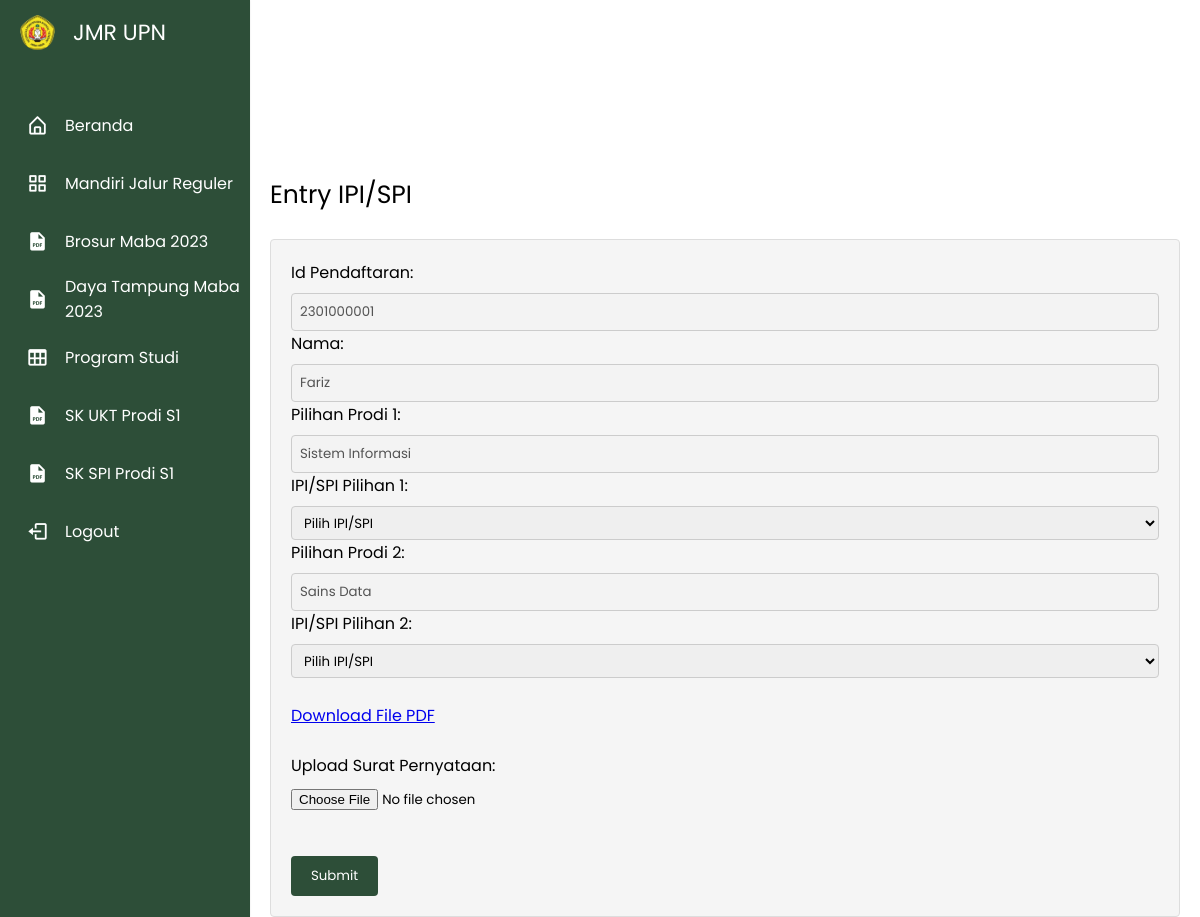
Page /jmr_ipispi.php (signed in) on the committed database.
### tables this page shows
CREATE TABLE `users` (
  `user_id` int(11) NOT NULL,
  `id_pendaftaran` varchar(11) NOT NULL,
  `nama` varchar(50) NOT NULL,
  `password` varchar(255) NOT NULL,
  `nomor_telepon` varchar(20) NOT NULL,
  `email` varchar(50) NOT NULL
);

CREATE TABLE `jurusan` (
  `jurusan_id` int(11) NOT NULL,
  `fakultas` varchar(255) NOT NULL,
  `prodi` varchar(255) NOT NULL
);

### jmr_ipispi.php (the view, shortened to what this page needs)
<?php
require_once 'koneksi.php';
$id_pendaftaran = $_SESSION['username'];
$sql_pengguna = "SELECT users.nama, j1.prodi AS program_studi1, j2.prodi AS program_studi2
                 FROM users
                 INNER JOIN jmr_programstudi ON users.id_pendaftaran = jmr_programstudi.id_pendaftaran
                 INNER JOIN jurusan j1 ON jmr_programstudi.program_studi1 = j1.jurusan_id
                 INNER JOIN jurusan j2 ON jmr_programstudi.program_studi2 = j2.jurusan_id
                 WHERE users.id_pendaftaran = '$id_pendaftaran'";
$result_pengguna = mysqli_query($conn, $sql_pengguna);
$row_pengguna = mysqli_fetch_assoc($result_pengguna);
$nama = $row_pengguna['nama'];
$prodi1 = $row_pengguna['program_studi1'];
$prodi2 = $row_pengguna['program_studi2'];
?>
<!DOCTYPE html>
<html lang="en">
<head>
    <link rel="stylesheet" href="style.css" />
    <link flex href="https://unpkg.com/boxicons@2.1.4/css/boxicons.min.css" rel="stylesheet" />
</head>
<body>
    <nav class="sidebar">
        <div class="logo_items flex">
            <span class="nav_image">
                <img src="Assets/Foto/logo_upn.png" alt="logo_img" />
            </span>
            <span class="logo_name">JMR UPN</span>
        </div>
        <div class="menu_container">
            <div class="menu_items">
                <ul class="menu_item">
                    <li class="item">
                        <a href="user.php" class="link flex">
                            <i class="bx bx-home-alt"></i>
                            <span>Beranda</span>
                        </a>
                    </li>
                    <li class="item">
                        <a href="jmr.php" class="link flex">
                            <i class="bx bx-grid-alt"></i>
                            <span>Mandiri Jalur Reguler</span>
                        </a>
                    </li>
                    <li class="item">
                        <a href="brosur maba 2023.pdf" class="link flex">
                            <i class="bx bxs-file-pdf"></i>
                            <span>Brosur Maba 2023</span>
                        </a>
                    </li>
                    <li class="item">
                        <a href="Salinan_Kep_Rektor_Daya_Tampung_Awal_Mahasiswa_Baru_Program_Sarjana_UPNV_Jawa_Timur_Tahun_2023.pdf"
                            class="link flex">
                            <i class="bx bxs-file-pdf"></i>
                            <span>Daya Tampung Maba <br>2023</span>
                        </a>
                    </li>
                    <li class="item">
                        <a href="programstudi.php" class="link flex">
                            <i class="bx bx-table"></i>
                            <span>Program Studi</span>
                        </a>
                    </li>
                    <li class="item">
                        <a href="Daftar_UKT_Prodi_S1.pdf" class="link flex">
                            <i class="bx bxs-file-pdf"></i>
                            <span>SK UKT Prodi S1</span>
                        </a>
                    </li>
                    <li class="item">
                        <a href="Daftar_SPI_Prodi_S1.pdf" class="link flex">
                            <i class="bx bxs-file-pdf"></i>
                            <span>SK SPI Prodi S1</span>
                        </a>
                    </li>
                    <li class="item">
                        <a href="logout.php" class="link flex">
                            <i class="bx bx-log-out"></i>
                            <span>Logout</span>
                        </a>
                    </li>
                </ul>
            </div>
        </div>
    </nav>
    <div class="content">
        <p class="judul">Entry IPI/SPI</p>
        <form method="post" action="" enctype="multipart/form-data" onsubmit="return confirmSubmit()">
            <label for="id_pendaftaran">Id Pendaftaran:</label>
            <input type="text" name="id_pendaftaran" value="<?php echo $id_pendaftaran; ?>" disabled>
            <br>
            <label for="nama">Nama:</label>
            <input type="text" name="nama" value="<?php echo $nama; ?>" disabled>
            <br>
            <label for="prodi1">Pilihan Prodi 1:</label>
            <input type="text" name="prodi1" value="<?php echo $prodi1; ?>" disabled>
            <br>
            <label for="ipi_spi1">IPI/SPI Pilihan 1:</label>
            <select name="ipi_spi1" required>
                <option value="">Pilih IPI/SPI</option>
            </select>
            <br>
            <label for="prodi2">Pilihan Prodi 2:</label>
            <input type="text" name="prodi2" value="<?php echo $prodi2; ?>" disabled>
            <br>
            <label for="ipi_spi2">IPI/SPI Pilihan 2:</label>
            <select name="ipi_spi2" required>
                <option value="">Pilih IPI/SPI</option>
            </select>
            <br><br>
            <a href="download_file.php">Download File PDF</a>
            <br><br>
            <label for="surat_pernyataaan">Upload Surat Pernyataan:</label>
            <input type="file" name="surat_pernyataaan" required>
            <br><br>
            <input type="submit" value="Submit">
        </form>
    </div>
</body>
</html>

### style.css (style rules this page uses)
* { margin: 0; padding: 0; box-sizing: border-box; font-family: "Poppins"; }
body { width: 100%; min-height: 100vh; background-position: center; background-size: cover; display: flex; justify-content: center; align-items: center; background: #fff; }
.flex { display: flex; align-items: center; }
.nav_image { display: flex; min-width: 55px; justify-content: center; }
.nav_image img { height: 35px; width: 35px; border-radius: 50%; object-fit: cover; }
.sidebar { position: fixed; top: 0; left: 0; height: 100%; width: 250px; background: #fff; padding: 15px 10px; box-shadow: 0 0 2px rgba(0, 0, 0, 0.1); transition: all 0.4s ease; background: #2D4E38; }
.logo_items { gap: 8px; }
.logo_name { font-size: 22px; color: #fff; font-weight: 500px; transition: all 0.3s ease; }
.menu_container { display: flex; flex-direction: column; justify-content: space-between; margin-top: 50px; overflow-y: auto; height: calc(100% - 82px); }
.item { list-style: none; }
.link { text-decoration: none; border-radius: 8px; margin-bottom: 8px; color: #fff; }
.link span { white-space: nowrap; }
.link i { height: 50px; min-width: 55px; display: flex; font-size: 22px; align-items: center; justify-content: center; border-radius: 4px; }
div.content { padding: 1px 20px; height: 500px; width: 100%; background: #fff; margin: 50px 0 50px 250px; }
.judul { font-size: 25px; margin-bottom: 25px; padding-top: 25px; }
form { margin: 0 auto; padding: 20px; background-color: #f5f5f5; border: 1px solid #ddd; border-radius: 4px; }
label { display: block; margin-bottom: 8px; }
input[type="text"], select { width: 100%; padding: 8px; border: 1px solid #ccc; border-radius: 4px; box-sizing: border-box; }
select { height: 34px; }
input[type="submit"] { background-color: #2D4E38; color: white; padding: 10px 20px; border: none; border-radius: 4px; cursor: pointer; margin-top: 20px; }

### rows in the picture
users: nama "Fariz", prodi1 "Sistem Informasi", prodi2 "Sains Data"
